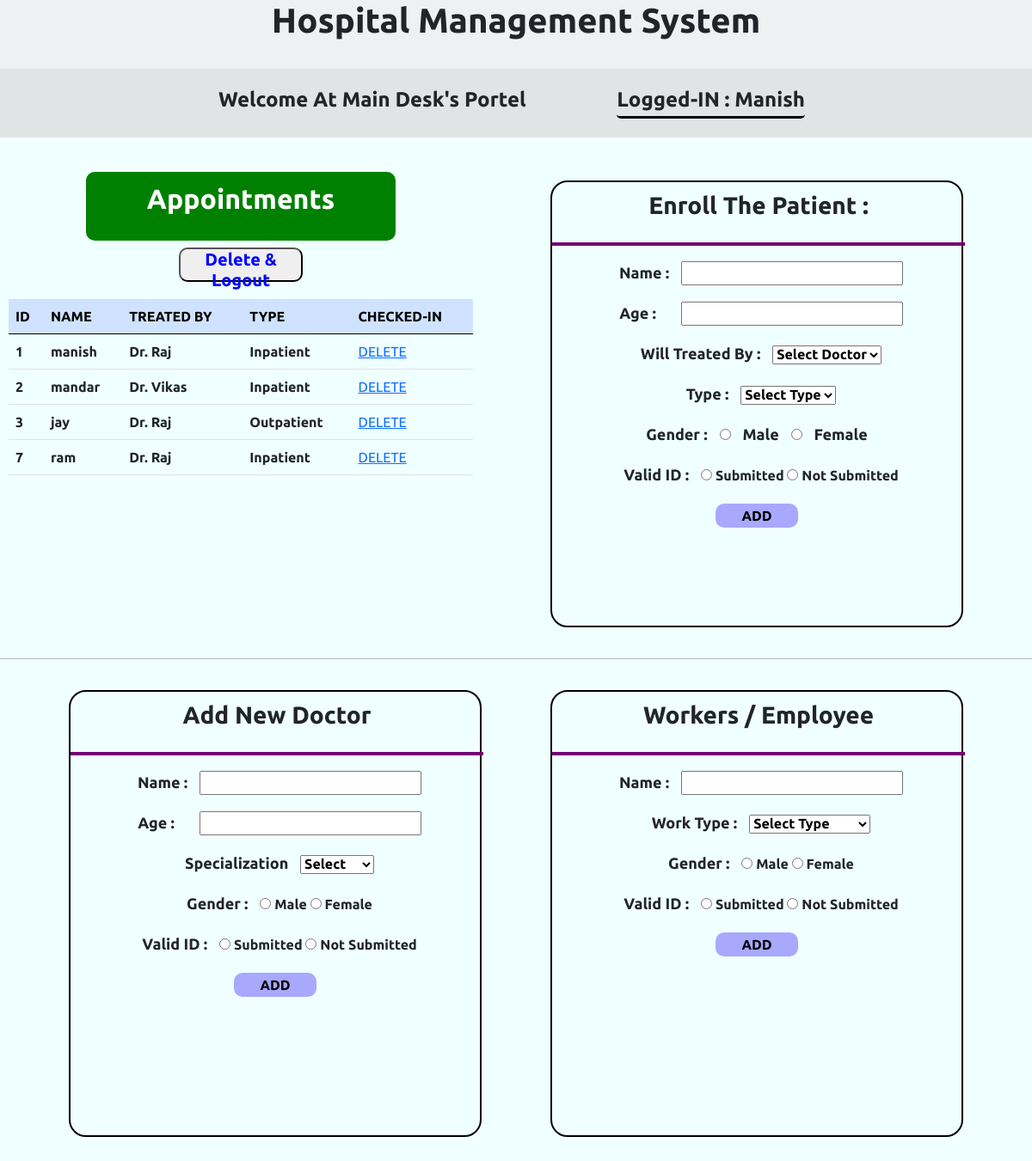
The app's page /desk_page.php (signed in) with its own data.
### tables this page shows
CREATE TABLE `appointed_patients` (
  `pat_id` int(100) NOT NULL,
  `name` varchar(200) NOT NULL,
  `age` int(3) NOT NULL,
  `doc` varchar(200) NOT NULL,
  `type` varchar(200) NOT NULL,
  `gender` varchar(20) NOT NULL,
  `added` varchar(20) NOT NULL
);

### desk_page.php (the view, shortened to what this page needs)
<?php
$conn = mysqli_connect('localhost', 'root' ,'', 'DBMS_secB');
            $query = "select * from appointed_patients";
            $run = mysqli_query($conn,$query);
            $num = mysqli_num_rows($run);
?>
<!DOCTYPE html>
<html lang="en">
<head>
    <link href="https://cdn.jsdelivr.net/npm/bootstrap@5.0.2/dist/css/bootstrap.min.css" rel="stylesheet"
>
    <link rel="stylesheet" href="desk_page.css">
</head>
<body>
    <nav>
        <center>
            <div class="head1">
                <h1><b>Hospital Management System</b></h1>
            </div>
        </center>
        <div class="head2">
            <h4><b>Welcome At Main Desk's Portel  <snap class="user" style="margin-left:100px; padding-bottom:6px;">Logged-IN : <?php echo $_SESSION['name']?></snap></b></h4>
        </div>
    </nav>
    <div class="main">
        <div class="list">
            <center >
                <h2><b>Appointments</b></h2>
                <form class="" action="" method="post" autocomplete="off" style="font-weight: bolder;">
                <button type="submit" name="submit0"  style="width:12vw; height:5vh; color:blue;  border-radius:10px; margin-bottom:20px; font-weight: bolder;"
            ><h5><b>Delete & Logout </b></h5></button>
</form>
            </center>
            <table class="table" class="table-primary">
                <thead>
                    <tr class="table-primary">
                        <th scope="col">ID</th>
                        <th scope="col">NAME</th>
                        <th scope="col">TREATED BY</th>
                        <th scope="col">TYPE</th>
                        <th scope="col">CHECKED-IN</th>
                    </tr>
                </thead>
                <?php
                    if($num>0)
                    {
                        while($data=mysqli_fetch_assoc($run))
                        {
                            echo"
                                <tr>
                                <td><b>".$data['pat_id']."</b></td>
                                <td><b>".$data['name']."</b></td>
                                <td><b>".$data['doc']."</b></td>
                                <td><b>".$data['type']."</b></td>
                                <td><a href=''>DELETE</a></td>
                                </tr>
                            ";
                        };
                    }
                ?>
            </table>
        </div>
        <center>
            <div class="add">
                <section class="add_pat">
                    <h3>Enroll The Patient :</h3>
                    <form class="" action="" method="post" autocomplete="off" style="font-weight: bolder;">
                        <label for="">Name :</label>
                        <input type="text" name="name" required value="" style="font-weight: bolder;">
                        <br>
                        <label for="">Age :</label>
                        <input type="number" name="age" required value="" style="margin-left: 15px;font-weight:bolder;">
                        <br>
                        <label for="">Will Treated By : </label>
                        <select class="" name="doc" required style="font-weight: bolder;">
                            <option value="" selected hidden>Select Doctor</option>
                        </select>
                        <br>
                        <label for="">Type : </label>
                        <select class="" name="type" required style="font-weight: bolder;">
                            <option value="" selected hidden>Select Type</option>
                        </select>
                        <br>
                        <label for="">Gender : </label>
                        <input type="radio" name="gender" value="Male" required style="font-weight: bolder;">
                        <label for="gender"> Male</label>
                        <input type="radio" name="gender" value="Female" style="font-weight: bolder;">
                        <label for="gender">Female</label>
                        <br>
                        <label for="">Valid ID : </label>
                        <input type="radio" name="added" value="Submitted" style="font-weight: bolder;" required>
                        Submitted
                        <input type="radio" name="added" value="Not Submitted" style="font-weight: bolder;"> Not
                        Submitted
                        <br>
                        <button type="submit" name="submit1"
                            style="margin-top: 10px; width: 8vw; border-radius: 10px; border: 2px solid rgb(168, 168, 255);color: black; background-color: rgb(168, 168, 255); font-weight: bolder;">ADD</button>
                    </form>
                </section>
            </div>
        </center>
    </div>
    <hr>
<div class="mid">
    <center>
    <div class="add">
        <section class="add_pat">
            <h3>Add New Doctor</h3>
            <form class="" action="" method="post" autocomplete="off" style="font-weight: bolder;">
                <label for="">Name :</label>
                <input type="text" name="doc_name" required value="" style="font-weight: bolder;">
                <br>
                <label for="">Age :</label>
                <input type="number" name="doc_age" required value="" style="margin-left: 15px;font-weight:bolder;">
                <br>
                <label for="">Specialization </label>
                <select class="" name="doc_special" required style="font-weight: bolder;">
                    <option value="" selected hidden>Select</option>
                </select>
                <br>
                <label for="">Gender : </label>
                <input type="radio" name="doc_gender" value="Male" required style="font-weight: bolder;"> Male
                <input type="radio" name="doc_gender" value="Female" style="font-weight: bolder;"> Female
                <br>
                <label for="">Valid ID : </label>
                <input type="radio" name="doc_submiting" value="Submitted" style="font-weight: bolder;" required>
                Submitted
                <input type="radio" name="doc_submiting" value="Not Submitted" style="font-weight: bolder;"> Not
                Submitted
                <br>
                <button type="submit" name="submit2"
                    style="margin-top: 10px; width: 8vw; border-radius: 10px; border: 2px solid rgb(168, 168, 255);color: black; background-color: rgb(168, 168, 255); font-weight: bolder;">ADD</button>
            </form>
        </section>
    </div>
</center>
<center>
    <div class="add">
        <div class="row1">
            <section class="add_pat">
                <h3>Workers / Employee</h3>
                <form class="" action="" method="post" autocomplete="off" style="font-weight: bolder;">
                    <label for="">Name :</label>
                    <input type="text" name="em_name" required value="" style="font-weight: bolder;">
                    <br>
                    <label for="">Work Type : </label>
                    <select class="" name="em_type" required style="font-weight: bolder;">
                        <option value="" selected hidden>Select Type</option>
                    </select>
                    <br>
                    <label for="">Gender : </label>
                    <input type="radio" name="em_gender" value="Male" required style="font-weight: bolder;"> Male
                    <input type="radio" name="em_gender" value="Female" style="font-weight: bolder;"> Female
                    <br>
                    <label for="">Valid ID : </label>
                    <input type="radio" name="em_submiting" value="Submitted" style="font-weight: bolder;" required>
                    Submitted
                    <input type="radio" name="em_submiting" value="Not Submitted" style="font-weight: bolder;"> Not
                    Submitted
                    <br>
                    <button type="submit" name="submit3"
                        style="margin-top: 10px; width: 8vw; border-radius: 10px; border: 2px solid rgb(168, 168, 255);color: black; background-color: rgb(168, 168, 255); font-weight: bolder;">ADD</button>
                </form>
            </section>
        </div>
    </center>
    </div>
</body>
</html>

### desk_page.css (style rules this page uses)
* { margin: 0px 0px; padding: 0px 0px; font-family: 'Ubuntu', sans-serif; }
hr { color: black; }
body { background-color: azure; }
nav .head1 { min-width: 98vw; height: 10vh; background-color: rgb(237, 241, 241); }
nav .head2 { min-width: 98vw; min-height: 10vh; background-color: rgb(225, 228, 228); display: flex; justify-content: space-evenly; align-items: center; }
.user { min-width: 20vw; border-bottom: 3px solid black; border-radius: 5px; margin-left: 10px; margin-right: 10px; }
.main { display: flex; margin-top: 30px; height: 70vh; }
.list { min-width: 45vw; height: 100vh; margin:10px; }
.list h2 { width: 30vw; height: 10vh; border: 2px solid green; border-radius: 10px; padding: 10px; background-color: green; color: white; }
.add { min-width: 40vw; height: 100vh; margin-left: 80px; }
.add_pat { width: 40vw; height: 65vh; border: 2px solid black; margin-top: 20px; border-radius: 20px; }
.add h3 { width: 40vw; height: 8vh; font-weight: bolder; border-bottom: 4px solid rgb(117, 0, 117); margin-top: 10px; }
label { font-size: large; font-weight: bolder; margin: 10px; }
.mid { display: flex; }

### records on screen
appointed_patients: pat_id "1", name "manish", doc "Dr. Raj", type "Inpatient"
appointed_patients: pat_id "2", name "mandar", doc "Dr. Vikas", type "Inpatient"
appointed_patients: pat_id "3", name "jay", doc "Dr. Raj", type "Outpatient"
appointed_patients: pat_id "7", name "ram", doc "Dr. Raj", type "Inpatient"

### other values on screen
$_SESSION['name'] "Manish"
